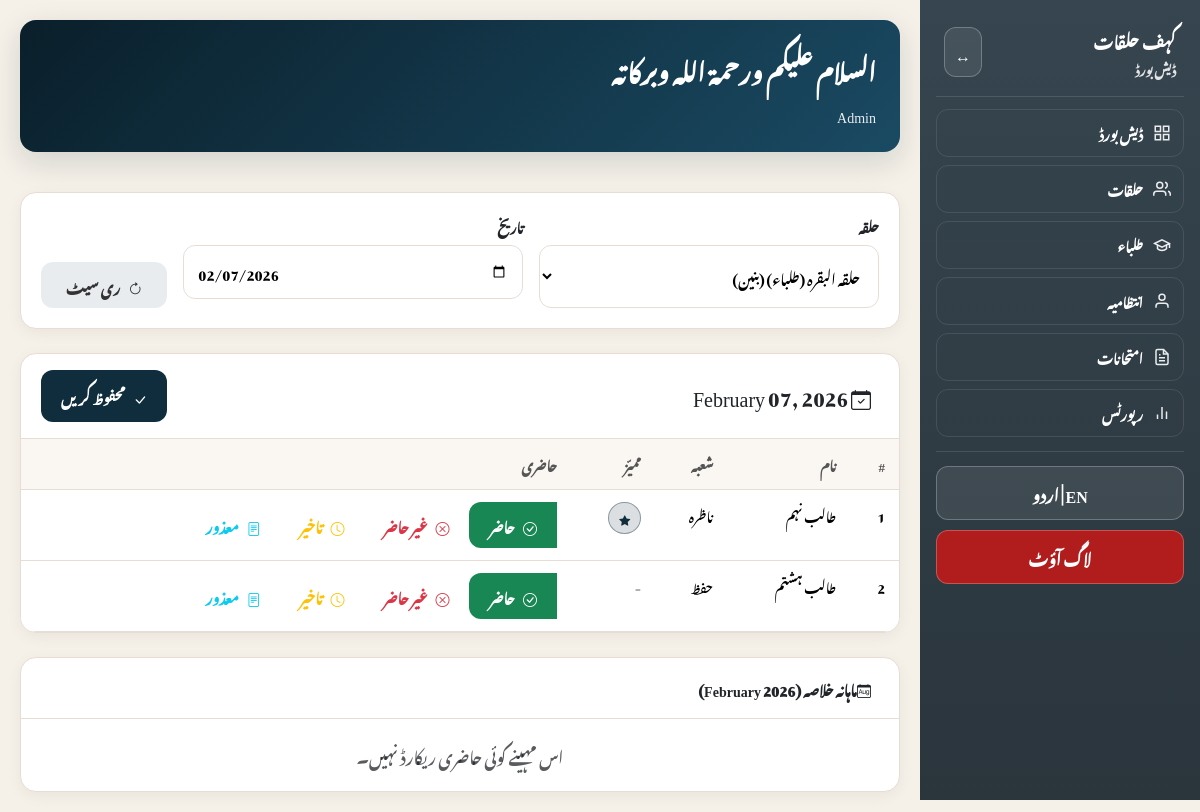
Screenshot of /attendance.php (signed in) with the database file from the repository.
### tables this page shows
CREATE TABLE students (
    id INT AUTO_INCREMENT PRIMARY KEY,
    halaqa_id INT,
    full_name_en VARCHAR(100),
    full_name_ur VARCHAR(100) NOT NULL,
    gender ENUM('baneen', 'banaat') NOT NULL DEFAULT 'baneen',
    shuba ENUM('qaida', 'nazira', 'hifz') DEFAULT 'qaida',
    mumayyaz TINYINT(1) DEFAULT 0,
    qaida_takhti INT DEFAULT NULL,
    surah_current INT DEFAULT NULL,
    status ENUM('active', 'inactive') DEFAULT 'active',
    removed_type ENUM('left', 'removed', 'changed_halaqa') DEFAULT NULL,
    removed_reason TEXT DEFAULT NULL,
    removed_at DATETIME DEFAULT NULL,
    created_at TIMESTAMP DEFAULT CURRENT_TIMESTAMP,
    updated_at TIMESTAMP DEFAULT CURRENT_TIMESTAMP ON UPDATE CURRENT_TIMESTAMP,
    FOREIGN KEY (halaqa_id) REFERENCES halaqaat(id) ON DELETE SET NULL
);

### includes/functions.php (called while the page is built, shortened)
<?php
function h($s) {
    return htmlspecialchars((string)$s, ENT_QUOTES, 'UTF-8');
}
function get_language() {
    return $_SESSION['lang'] ?? 'ur';
}
function get_translations($lang) {
    return $T[$lang] ?? $T['ur'];
}
?>

### attendance.php (the view, shortened to what this page needs)
<?php
require_once __DIR__ . '/includes/db.php';
require_once __DIR__ . '/includes/functions.php';
$teacherId = $_SESSION['user_id'];
$halaqaat = [];
if ($_SESSION['role'] === 'admin') {
  $result = $conn->query("SELECT id, name_ur, gender FROM halaqaat WHERE state = 'active' ORDER BY name_ur");
} else {
  $stmt = $conn->prepare("SELECT id, name_ur, gender FROM halaqaat WHERE ustaaz_user_id = ? AND state = 'active' ORDER BY name_ur");
  $stmt->bind_param("i", $teacherId);
  $stmt->execute();
  $result = $stmt->get_result();
}
while ($row = $result->fetch_assoc()) {
  $halaqaat[] = $row;
}
$selectedHalaqa = isset($_GET['halaqa_id']) ? intval($_GET['halaqa_id']) : ($halaqaat[0]['id'] ?? 0);
$selectedDate = $_GET['date'] ?? date('Y-m-d');
$students = [];
if ($selectedHalaqa) {
  $stmt = $conn->prepare("SELECT * FROM students WHERE halaqa_id = ? AND status = 'active' ORDER BY full_name_ur");
  $stmt->bind_param("i", $selectedHalaqa);
  $stmt->execute();
  $result = $stmt->get_result();
  while ($row = $result->fetch_assoc()) {
    $students[] = $row;
  }
}
$attendanceSummary = [];
include __DIR__ . '/includes/header.php';
?>
<div class="card mb-4">
  <div class="cardBody">
    <form method="GET" action="" class="row g-3">
      <div class="col-md-5">
        <label class="formLabel"><?php echo h($tr['halaqa']); ?></label>
        <select class="formSelect" name="halaqa_id" onchange="this.form.submit()">
          <?php foreach ($halaqaat as $h): ?>
          <option value="<?php echo $h['id']; ?>" <?php echo $selectedHalaqa == $h['id'] ? 'selected' : ''; ?>>
            <?php echo h($h['name_ur']); ?> (<?php echo h($tr[$h['gender']]); ?>)
          </option>
          <?php endforeach; ?>
        </select>
      </div>
      <div class="col-md-5">
        <label class="formLabel"><?php echo h($tr['date']); ?></label>
        <input type="date" class="formInput" name="date" value="<?php echo $selectedDate; ?>" onchange="this.form.submit()" />
      </div>
      <div class="col-md-2 d-flex align-items-end">
        <a href="attendance.php" class="btn" style="background: #e9ecef; color: #333; width: 100%;">
          <i class="bi bi-arrow-clockwise"></i> <?php echo $lang === 'ur' ? 'ری سیٹ' : 'Reset'; ?>
        </a>
      </div>
    </form>
  </div>
</div>
<?php if ($selectedHalaqa && !empty($students)): ?>
<form method="POST" action="">
  <div class="card mb-4">
    <div class="cardHeader d-flex justify-content-between align-items-center">
      <h5 class="mb-0">
        <i class="bi bi-calendar-check me-2"></i>
        <?php echo date('F d, Y', strtotime($selectedDate)); ?>
      </h5>
      <button type="submit" name="save_attendance" class="btn btnPrimary">
        <i class="bi bi-check-lg"></i> <?php echo h($tr['save']); ?>
      </button>
    </div>
    <div class="cardBody p-0">
      <div class="tableContainer">
        <table class="table mb-0">
          <thead>
            <tr>
              <th>#</th>
              <th><?php echo h($tr['name']); ?></th>
              <th><?php echo h($tr['shuba']); ?></th>
              <th><?php echo h($tr['mumayyaz']); ?></th>
              <th><?php echo h($tr['attendance']); ?></th>
            </tr>
          </thead>
          <tbody>
            <?php foreach ($students as $index => $student):
            ?>
            <tr>
              <td><?php echo $index + 1; ?></td>
              <td><?php echo h($student['full_name_ur']); ?></td>
              <td><?php echo h($tr[$student['shuba']]); ?></td>
              <td>
                <?php if ($student['mumayyaz']): ?>
                  <span class="tag green"><i class="bi bi-star-fill"></i></span>
                <?php else: ?>
                  <span class="text-muted">-</span>
                <?php endif; ?>
              </td>
              <td>
                <div class="btn-group" role="group">
                  <label class="btn btn-outline-success" for="present_<?php echo $student['id']; ?>">
                    <i class="bi bi-check-circle"></i> <?php echo h($tr['present']); ?>
                  </label>
                  <label class="btn btn-outline-danger" for="absent_<?php echo $student['id']; ?>">
                    <i class="bi bi-x-circle"></i> <?php echo h($tr['absent']); ?>
                  </label>
                  <label class="btn btn-outline-warning" for="late_<?php echo $student['id']; ?>">
                    <i class="bi bi-clock"></i> <?php echo h($tr['late']); ?>
                  </label>
                  <label class="btn btn-outline-info" for="excused_<?php echo $student['id']; ?>">
                    <i class="bi bi-file-text"></i> <?php echo h($tr['excused']); ?>
                  </label>
                </div>
              </td>
            </tr>
            <?php endforeach; ?>
          </tbody>
        </table>
      </div>
    </div>
  </div>
</form>
<div class="card">
  <div class="cardHeader">
    <span><i class="bi bi-calendar-month me-2"></i><?php echo $lang === 'ur' ? 'ماہانہ خلاصہ' : 'Monthly Summary'; ?> (<?php echo date('F Y', strtotime($selectedDate)); ?>)</span>
  </div>
  <div class="cardBody">
    <?php if (!empty($attendanceSummary)): ?>
    <div class="tableContainer">
      <table class="table table-sm">
        <thead>
          <tr>
            <th><?php echo h($tr['date']); ?></th>
            <th><?php echo $lang === 'ur' ? 'کل طلباء' : 'Total Students'; ?></th>
            <th><?php echo h($tr['present']); ?></th>
            <th><?php echo $lang === 'ur' ? 'غیر حاضر' : 'Absent'; ?></th>
            <th><?php echo $lang === 'ur' ? 'حاضری %' : 'Attendance %'; ?></th>
          </tr>
        </thead>
        <tbody>
          <?php foreach ($attendanceSummary as $date => $summary):
            $absentCount = $summary['count'] - $summary['present_count'];
            $percentage = $summary['count'] > 0 ? round(($summary['present_count'] / $summary['count']) * 100, 1) : 0;
          ?>
          <tr>
            <td><?php echo date('M d', strtotime($date)); ?></td>
            <td><?php echo $summary['count']; ?></td>
            <td class="text-success"><?php echo $summary['present_count']; ?></td>
            <td class="text-danger"><?php echo $absentCount; ?></td>
            <td>
              <span class="tag <?php echo $percentage >= 80 ? 'green' : ($percentage >= 60 ? 'orange' : 'pink'); ?>">
                <?php echo $percentage; ?>%
              </span>
            </td>
          </tr>
          <?php endforeach; ?>
        </tbody>
      </table>
    </div>
    <?php else: ?>
    <p class="text-muted text-center mb-0"><?php echo $lang === 'ur' ? 'اس مہینے کوئی حاضری ریکارڈ نہیں۔' : 'No attendance records for this month.'; ?></p>
    <?php endif; ?>
  </div>
</div>
<?php endif; ?>
<?php include __DIR__ . '/includes/footer.php'; ?>

### assets/css/style.css (style rules this page uses)
:root { --primary-dark: #0a1f2a; --primary: #0f2d3d; --primary-light: #1a4a5e; --secondary: #aa815e; --secondary-dark: #8a6a4e; --accent: #36454F; --bg: #f5f0e8; --bg-light: #faf8f4; --card: #ffffff; --border: #e7ddd4; --boy: #2f6fd6; --girl: #d24e8a; --subah: #ff8c00; --asr: #b35a00; --success: #0f2d3d; --warning: #f0ad4e; --danger: #d9534f; --sidebar: #36454F; --sidebar2: #2a353c; }
html[lang="ur"] body, html[lang="ur"] input, html[lang="ur"] select, html[lang="ur"] button, html[lang="ur"] table, html[lang="ur"] th, html[lang="ur"] td { font-family: 'Noto Nastaliq Urdu', 'Jameel Noori Nastaleeq', serif !important; line-height: 2; }
* { box-sizing: border-box; margin: 0; padding: 0; }
body { background: var(--bg); color: var(--accent); min-height: 100vh; }
.card { background: #fff; border-radius: 16px; box-shadow: 0 4px 15px rgba(0, 0, 0, 0.05); border: 1px solid var(--border); overflow: hidden; }
.cardHeader { padding: 16px 20px; border-bottom: 1px solid var(--border); font-weight: 900; font-size: 14px; display: flex; align-items: center; justify-content: space-between; }
.cardBody { padding: 20px; }
.tag { display: inline-flex; align-items: center; gap: 4px; padding: 4px 10px; border-radius: 999px; font-size: 11px; font-weight: 800; border: 1px solid var(--border); }
.tag.green { background: rgba(15, 45, 61, 0.15); border-color: rgba(15, 45, 61, 0.4); color: #0f2d3d; }
.formLabel { display: block; margin-bottom: 6px; font-weight: 800; font-size: 13px; }
.formInput, .formSelect { width: 100%; padding: 12px 14px; border: 1px solid var(--border); border-radius: 12px; background: #fff; font-size: 14px; outline: none; transition: all 0.2s ease; }
.btn { display: inline-flex; align-items: center; justify-content: center; gap: 8px; padding: 12px 20px; border-radius: 12px; border: none; font-weight: 900; font-size: 14px; cursor: pointer; transition: all 0.2s ease; }
.btnPrimary { background: var(--primary); color: #fff; }
.tableContainer { overflow-x: auto; -webkit-overflow-scrolling: touch; }
.table { width: 100%; border-collapse: separate; border-spacing: 0; font-size: 13px; min-width: 600px; }
.table th, .table td { padding: 12px 14px; text-align: left; border-bottom: 1px solid var(--border); }
html[dir="rtl"] .table th, html[dir="rtl"] .table td { text-align: right; }
.table th { font-weight: 900; color: #555; background: rgba(201, 167, 124, 0.1); }

### rows the page displays
students: full_name_ur "طالب نہم", shuba "ناظرہ", mumayyaz 1 (drawn)
students: full_name_ur "طالب ہشتم", shuba "حفظ"

### other values shown
$tr['app'] "کہف حلقات"
$tr['dashboard'] "ڈیش بورڈ"
$tr['nav_dashboard'] "ڈیش بورڈ"
$tr['nav_halaqaat'] "حلقات"
$tr['nav_students'] "طلباء"
$tr['nav_management'] "انتظامیہ"
$tr['nav_exams'] "امتحانات"
$tr['nav_reports'] "رپورٹس"
$tr['logout'] "لاگ آؤٹ"
$tr['greeting'] "السلام عليكم ورحمة الله وبركاته"
$userName "Admin"
$tr['halaqa'] "حلقہ"
$tr['date'] "تاریخ"
$tr['save'] "محفوظ کریں"
$tr['name'] "نام"
